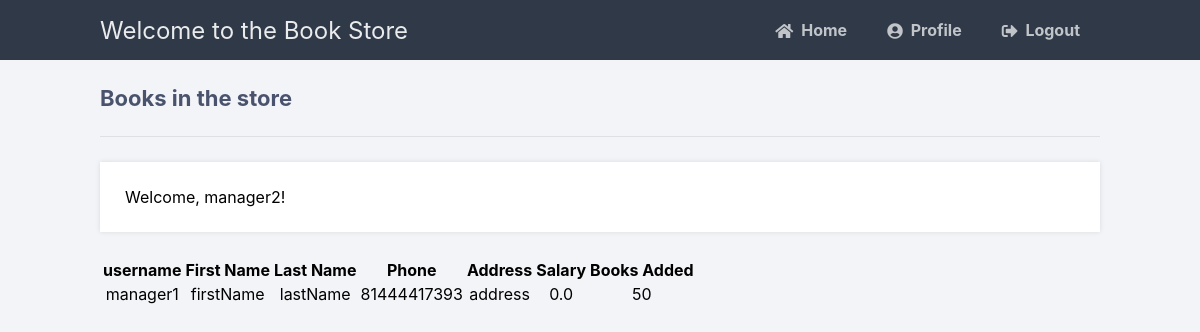
The page /bestEmployee (signed in) on the database its author committed.
### tables this page shows
CREATE TABLE Manager (
            username TEXT PRIMARY KEY,
            password TEXT,
            firstName TEXT,
            lastName TEXT,
            phone INT,
            address TEXT,
            salary FLOAT DEFAULT 0,
            booksAdded INT DEFAULT 0);

### main.py (the view)
@app.route('/bestEmployee', methods=['GET', 'POST'])
def bestEmployee():
    if 'loggedin' in session and session['type'] == 1:
        msg = ''
        if request.method == 'GET':
            with sql.connect("Book.db") as con:
                cursor = con.cursor()
                cursor.execute(
                    'SELECT * FROM Manager GROUP BY username HAVING MAX(booksAdded)')
                manager = cursor.fetchall()
                return render_template('bestEmployee.html', data=manager, username=session['username'])
    return redirect(url_for('login'))

### templates/bestEmployee.html (shortened to what this page needs)
{% extends 'layout.html' %}
{% block content %}
<h2>Books in the store</h2>
<p>Welcome, {{ username }}!</p>
<table>
    <thead>
      <tr>
          <th>username</th>
          <th>First Name</th>
          <th>Last Name</th>
          <th>Phone</th>
          <th>Address</th>
          <th>Salary</th>
          <th>Books Added</th>
      </tr>
      </thead>
      <tbody>
       {% for item in data %}
              <tr>
                  <td style="text-align:center">{{item[0]}}</td>
                  <td style="text-align:center">{{item[2]}}</td>
                  <td style="text-align:center">{{item[3]}}</td>
                  <td style="text-align:center">{{item[4]}}</td>
                  <td style="text-align:center">{{item[5]}}</td>
                  <td style="text-align:center">{{item[6]}}</td>
                  <td style="text-align:center">{{item[7]}}</td>
              </tr>
          {% endfor %}
      </tbody>
  </table>
{% endblock %}

### static/style.css (style rules this page uses)
* { box-sizing: border-box; font-family: -apple-system, BlinkMacSystemFont, "segoe ui", roboto, oxygen, ubuntu, cantarell, "fira sans", "droid sans", "helvetica neue", Arial, sans-serif; font-size: 16px; -webkit-font-smoothing: antialiased; -moz-osx-font-smoothing: grayscale; }
body { background-color: #758283; margin: 0; }
body.loggedin { background-color: #f3f4f7; }
.content h2 { margin: 0; padding: 25px 0; font-size: 22px; border-bottom: 1px solid #e0e0e3; color: #4a536e; }
.content > p, .content > div { box-shadow: 0 0 5px 0 rgba(0, 0, 0, 0.1); margin: 25px 0; padding: 25px; background-color: #fff; }

### rows shown on the page
Manager: username "manager1", firstName "firstName", lastName "lastName", phone "81444417393", address "address", salary "0.0", booksAdded "50"

### other values the page prints
{{ username }} "manager2"
